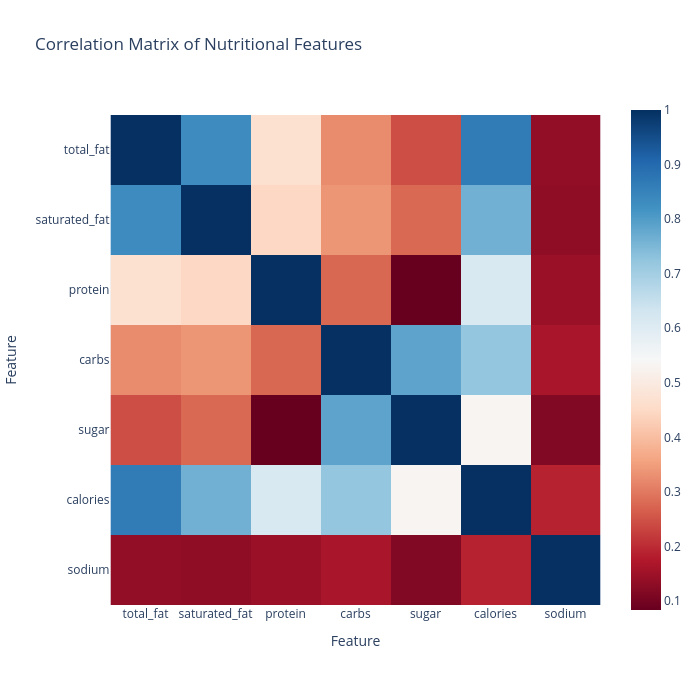

The notebook cell saved with this chart:
### Markdown cell above
### Final Model (with Transformed Data)

### Code cell
features = ['total_fat', 'saturated_fat', 'protein', 'carbs', 'sugar', 'calories', 'sodium']

corr = df[features].corr()

fig = px.imshow(
    corr,
    color_continuous_scale="RdBu",
    title="Correlation Matrix of Nutritional Features"
)

fig.update_layout(
    xaxis_title="Feature",
    yaxis_title="Feature",
    width=700,
    height=700
)

fig.show()
fig.write_html('correlation-matrix.html', include_plotlyjs='cdn')

### Figure 1 — Plotly figure (JSON) as saved in the notebook; plotly's stock layout.template omitted (floating-point values rounded to 4 significant figures)
{"data": [{"coloraxis": "coloraxis", "hovertemplate": "x: %{x}<br>y: %{y}<br>color: %{z}<extra></extra>", "name": "0", "type": "heatmap", "x": ["total_fat", "saturated_fat", "protein", "carbs", "sugar", "calories", "sodium"], "xaxis": "x", "y": ["total_fat", "saturated_fat", "protein", "carbs", "sugar", "calories", "sodium"], "yaxis": "y", "z": [[1, 0.8339, 0.469, 0.3246, 0.2442, 0.8653, 0.1358], [0.8339, 1, 0.4455, 0.3381, 0.2793, 0.7632, 0.1321], [0.469, 0.4455, 1, 0.2768, 0.0834, 0.6152, 0.1457], [0.3246, 0.3381, 0.2768, 1, 0.7868, 0.7215, 0.1645], [0.2442, 0.2793, 0.0834, 0.7868, 1, 0.5322, 0.1168], [0.8653, 0.7632, 0.6152, 0.7215, 0.5322, 1, 0.1879], [0.1358, 0.1321, 0.1457, 0.1645, 0.1168, 0.1879, 1]]}], "layout": {"coloraxis": {"colorscale": [[0, "rgb(103,0,31)"], [0.1, "rgb(178,24,43)"], [0.2, "rgb(214,96,77)"], [0.3, "rgb(244,165,130)"], [0.4, "rgb(253,219,199)"], [0.5, "rgb(247,247,247)"], [0.6, "rgb(209,229,240)"], [0.7, "rgb(146,197,222)"], [0.8, "rgb(67,147,195)"], [0.9, "rgb(33,102,172)"], [1, "rgb(5,48,97)"]]}, "height": 700, "title": {"text": "Correlation Matrix of Nutritional Features"}, "width": 700, "xaxis": {"anchor": "y", "autorange": true, "constrain": "domain", "domain": [0, 1], "range": [-0.5, 6.5], "scaleanchor": "y", "title": {"text": "Feature"}, "type": "category"}, "yaxis": {"anchor": "x", "autorange": true, "constrain": "domain", "domain": [0.02885, 0.9712], "range": [6.5, -0.5], "title": {"text": "Feature"}, "type": "category"}}}
